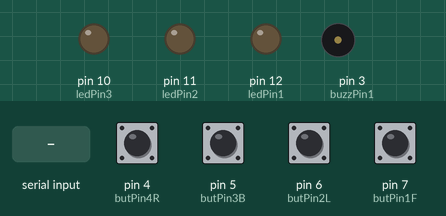
This sketch was run on a simulated Arduino Uno, built with avr-gcc and run on an emulated ATmega328P. Shown: output pins drawn as LEDs (lit = HIGH), buzzer (waves = sounding). The test bench sets the inputs (shaded band); at power-on: pin 4 (butPin4R), pin 5 (butPin3B), pin 6 (butPin2L), pin 7 (butPin1F) HIGH.

Above: at 1.2 s.
1.3 s: "H" received over Serial
At 2.4 s:
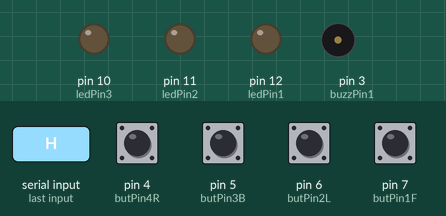
2.8 s: "F" received over Serial
At 3.8 s:
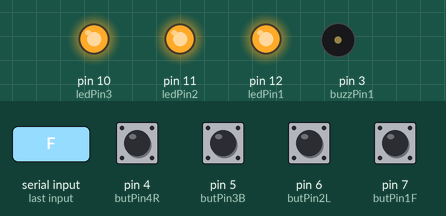
4.3 s: "M" received over Serial
At 5.0 s:
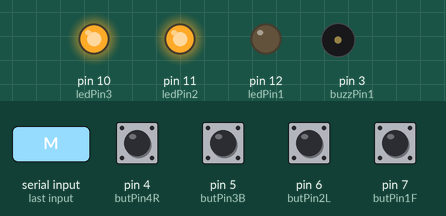
5.8 s: "L" received over Serial
At 6.1 s:
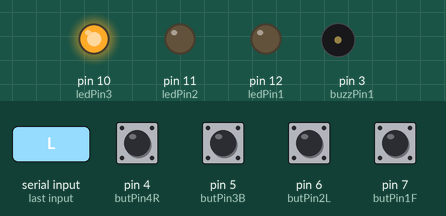
Timing chart, 0 to 8.8 s (numbered marks = the images above; inputs shaded):
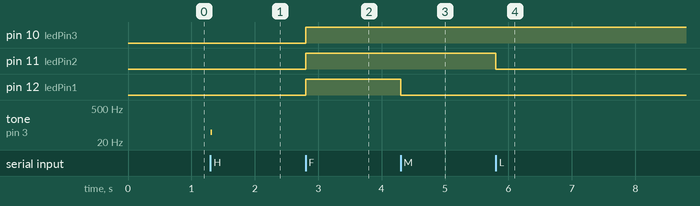

The sketch:

Arduino_To_Unity.ino
```cpp
int ledPin1 = 12;
int ledPin2 = 11;
int ledPin3 = 10;

int butPin1F = 7;
int butPin2L = 6;
int butPin3B = 5;
int butPin4R = 4;

int buzzPin1 = 3;
char serialInputChar;

void setup() {
  Serial.begin(9600);

  pinMode(butPin1F, INPUT);
  pinMode(butPin2L, INPUT);
  pinMode(butPin3B, INPUT);
  pinMode(butPin4R, INPUT);

  pinMode(buzzPin1, OUTPUT);

  pinMode(ledPin1, OUTPUT);
  pinMode(ledPin2, OUTPUT);
  pinMode(ledPin3, OUTPUT);


  digitalWrite(butPin1F, HIGH);
  digitalWrite(butPin2L, HIGH);
  digitalWrite(butPin3B, HIGH);
  digitalWrite(butPin4R, HIGH);
}

void loop() {
  serialInputChar = Serial.read();

  if (digitalRead(butPin1F) == LOW) {
    Serial.println("FORWARD");
    Serial.write(1);
    Serial.flush();
    delay(20);
  }

  if (digitalRead(butPin2L) == LOW) {
    Serial.println("LEFT");
    Serial.write(2);
    Serial.flush();
    delay(20);
  }

   if (digitalRead(butPin3B) == LOW) {
    Serial.println("BACK");
    Serial.write(3);
    Serial.flush();
    delay(20);
  }

   if (digitalRead(butPin4R) == LOW) {
    Serial.println("RIGHT");
    Serial.write(4);
    Serial.flush();
    delay(20);
  }
   if (serialInputChar == 'H'){
    tone(buzzPin1,50);
    delay(25);
    noTone(buzzPin1);
 }

   if (serialInputChar == 'F'){
    digitalWrite(ledPin1, HIGH);
    digitalWrite(ledPin2, HIGH);
    digitalWrite(ledPin3, HIGH);
 }

   if (serialInputChar == 'M'){
    digitalWrite(ledPin1, LOW);
    digitalWrite(ledPin2, HIGH);
    digitalWrite(ledPin3, HIGH);
 }
   if (serialInputChar == 'L'){
    digitalWrite(ledPin1, LOW);
    digitalWrite(ledPin2, LOW);
    digitalWrite(ledPin3, HIGH);
 }
  if (serialInputChar == 'E'){
    digitalWrite(ledPin1, LOW);
    digitalWrite(ledPin2, LOW);
    digitalWrite(ledPin3, LOW);
  }


}
```

Measured:
- after the input at 1.3 s, tone on pin 3 (buzzPin1): silent → 50 Hz at once, → silent 0.03 s later
- after the input at 2.8 s, pin 10 (ledPin3), pin 11 (ledPin2), pin 12 (ledPin1): LOW → HIGH at once
- after the input at 4.3 s, pin 12 (ledPin1): HIGH → LOW at once
- after the input at 5.8 s, pin 11 (ledPin2): HIGH → LOW at once
